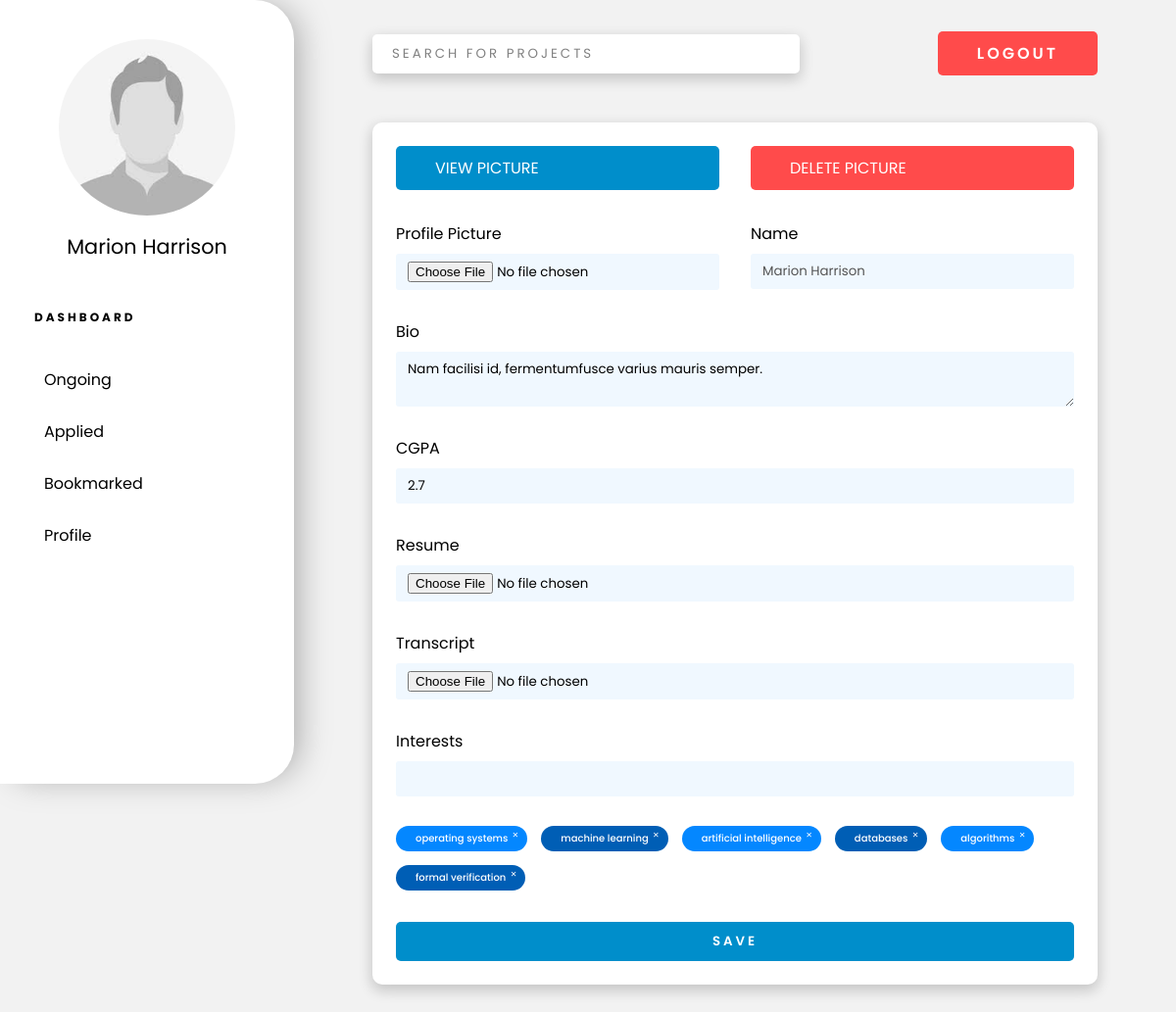
The app's page /students/profile/ (signed in) with its own data.
### portal/models.py (models this page shows, shortened)
class Student(models.Model):
    user = models.ForeignKey(User, verbose_name=_("Auth User"), on_delete=models.CASCADE)
    bio = models.TextField()
    cv = models.FileField(_("Resume"), upload_to= upload_cv,storage=OverwriteStorage(), null=True)
    transcript = models.FileField(_("Transcripts"), upload_to= upload_transcript , storage=OverwriteStorage(), null=True)
    pic = models.FileField(_("Profile Pic"), upload_to=upload_pic, null=True, storage=OverwriteStorage())
    cgpa = models.FloatField(_("CGPA"), validators=[MaxValueValidator(10)], null=True)
    interests = models.ManyToManyField("Interests")

class Interests(models.Model):
    research_field = models.CharField(_("Research Area of Interest"), max_length=50)

### portal/views.py (the view, shortened to what this page needs)
class StudentViewSet(ModelViewSet):
    queryset=Student.objects.all()
    serializer_class=StudentSerializer
    permission_classes=[permissions.IsAuthenticated]
    @action(detail=False,methods=['GET'])
    def profile(self, request):
        user = request.user
        students = user.student_set.all()
        if(len(students) == 1):
            student = students[0]
            serializer = StudentSerializer(student, many=False)
            interest_text = ', '.join([it['research_field'] for it in serializer.data['interests']])
            return render(request, template_name='profile.html', context={'student':serializer.data, 'interest_text': interest_text, 'is_student': isStudent(request.user), 'is_prof' : isProf(request.user)})
        return Response(404)

### portal/views.py (called while the page is built)
def isStudent(user):
    if( not user.is_authenticated):
        return False
    return len(user.student_set.all()) == 1

def isProf(user):
    if( not user.is_authenticated):
        return False
    return len(user.professor_set.all()) == 1

### templates/profile.html (shortened to what this page needs)
{% extends 'dashboard-base.html' %}
{% load static %}
{% block content %}
<div class="profile-container">
    <form id="profile-form" method="PUT" action="/students/{{student.id}}/">
        <div class="inline">
            {% if student.pic is not None %}
            <a href="{{student.pic}}" class="btn">View Picture</a>
            <a href="#" class="btn btn-red" onclick="deleteDoc('pic')"> Delete Picture</a>
            {% endif %}
            <div style="display: flex; flex-direction: column;">
                <label for="picture">Profile Picture</label>
                <input type="file" name="pic" id="picture" onchange="checkJpeg(this)">
            </div>
            <div style="display: flex; flex-direction: column;">
                <label for="name">Name</label>
                <input type="text" name="name" id="name" value="{{student.user.first_name}} {{student.user.last_name}}" disabled>
            </div>
        </div>
        <label for="bio">Bio</label>
        <textarea name="bio" id="bio" cols="30" rows="2">{{student.bio}}</textarea>
        <label for="cgpa">CGPA</label>
        <input type="text" name="cgpa" id="cgpa" value="{{student.cgpa}}">
        <label for="resume">Resume</label>
        <input type="file" name="cv" id="cv" onchange="checkPdf(this)">
        <label for="transcript">Transcript</label>
        <input type="file" name="transcript" id="transcript">
        <label for="interests">Interests</label>
        <div class="int-searchbar">
            <input type="text" name="intDummy" autocomplete="off">
        </div>
        <div class="tag-container">
            {% for interest in student.interests %}
            <div class="tag" onclick="handleTagDelete(this)">{{interest.research_field}}</div>
            {% endfor %}
        </div>
        <button type="submit" class="btn wide-text bold">Save</button>
    </form>
</div>
{% endblock %}

### templates/dashboard-base.html (shortened to what this page needs)
{% load static %}
<!DOCTYPE html>
<html lang="en">
<head>
    <link rel="stylesheet" href="{% static 'portal/css/master.css' %}">
    <link rel="stylesheet" href="{% static 'portal/css/dashboard.css' %}">
</head>
<body>
    <div class="sidebar-wrapper">
        <img src="/uploads/user_{{user.id}}/pic.jpg" onerror="changePic()" alt="Profile-Pciture" class="profile-picture" id="profile-pic">
        <h1 class="name">{{user.first_name}} {{user.last_name}}</h1>
        <h3 class="dashboard-heading wide-text">Dashboard</h3>
        <ul class="dash-nav">
            <a href="/projects">
                <li class="dash-links dash-links">Ongoing</li>
            </a>
            {% if is_student %}
            <a href="{% url 'applied-projects' %}">
                <li class="dash-links">Applied</li>
            </a>
            <a href="{% url 'bookmarked-projects' %}">
                <li class="dash-links">Bookmarked</li>
            </a>
            <a href="{% url 'student-profile' %}">
                <li class="dash-links">Profile</li>
            </a>
            {% endif %}
        </ul>
    </div>
    <div class="dashboard-wrapper">
        <div class="top-nav">
            <input type="text" class="search-bar" placeholder="Search for projects">
            {% if user.is_authenticated %}
            <a href="{% url 'logout' %}" class="btn btn-red wide-text bold" id="logout-btn">Logout</a>
            {% else %}
            <a href="{% url 'login' %}" class="btn btn-red wide-text bold" id="logout-btn">Login</a>
            {% endif %}
        </div>
        <div class="dashboard-content">
            {% block content %}
            {% endblock %}
        </div>
    </div>
</body>
</html>

### static/portal/css/master.css (style rules this page uses)
* { --primary-blue: #008ecb; --primary-red: #ff4b4b; --bg-grey: #f2f2f2; --sec-blue: #0071da; --crimson-red: #da0041; --bright-blue : #0487FF; box-sizing: border-box; padding: 0; margin: 0; font-family: 'Poppins', sans-serif; }
a { text-decoration: none; }
ul { list-style: none; margin-bottom: 0; }
button { outline: none; border: none; }
.wide-text { letter-spacing: 3px; }
.bold { font-weight: 600; }
.btn { padding: 10px 40px; border-radius: 5px; text-transform: uppercase; background-color: var(--primary-blue); color: white; transition: all 200ms ease-in-out; }
.btn-red { background-color: var(--primary-red); }

### static/portal/css/dashboard.css (style rules this page uses)
* { --dash-width: 300px; }
body { background-color: var(--bg-grey); }
.sidebar-wrapper { display: flex; flex-direction: column; position: fixed; left: 0; top: 0; width: var(--dash-width); height: 100vh; background-color: white; padding: 2.5rem 30px; border-radius: 0 40px 40px 0; -webkit-box-shadow: 10px 0px 35px -8px rgba(0, 0, 0, 0.34); -moz-box-shadow: 10px 0px 35px -8px rgba(0, 0, 0, 0.34); box-shadow: 10px 0px 35px -8px rgba(0, 0, 0, 0.34); }
.profile-picture { align-self: center; width: 180px; border-radius: 5000px; }
.name { margin: 1rem 0 3rem; font-size: 1.3rem; align-self: center; font-weight: 400; }
.dashboard-heading { text-transform: uppercase; font-size: 0.75rem; margin-left: 5px; }
.dash-nav { margin: 2rem 0; list-style: none; }
.dash-nav a { color: black; }
.dash-links { margin-bottom: 0.5rem; padding: 10px 15px; border-radius: 5px; font-weight: 400; font-size: 1rem; transition: background-color 50ms ease-in; }
.dashboard-wrapper { padding: 2rem 5rem; margin-left: var(--dash-width); }
.top-nav { display: grid; grid-template-columns: 9fr 1fr; margin-bottom: 3rem; align-items: center; gap: 2rem; }
.search-bar { border-radius: 5px; padding: 10px 20px; outline: none; border: none; width: 80%; min-width: 300px; -webkit-box-shadow: 0px 5px 14px 1px rgba(0, 0, 0, 0.19); -moz-box-shadow: 0px 5px 14px 1px rgba(0, 0, 0, 0.19); box-shadow: 0px 5px 14px 1px rgba(0, 0, 0, 0.19); }
.search-bar::placeholder { color: grey; text-transform: uppercase; letter-spacing: 3px; }
.profile-container { padding: 24px; margin: 3rem 0; -webkit-box-shadow: 0px 5px 14px 1px rgba(0, 0, 0, 0.19); -moz-box-shadow: 0px 5px 14px 1px rgba(0, 0, 0, 0.19); box-shadow: 0px 5px 14px 1px rgba(0, 0, 0, 0.19); background-color: white; border-radius: 10px; }
.inline { display: grid; gap: 2rem; grid-template-columns: 1fr 1fr; }
.profile-container form { display: flex; flex-direction: column; }
.profile-container textarea, .profile-container input { margin: 8px 0 30px; border: none; outline: none; border-radius: 3px; width: 100%; background-color: aliceblue; padding: 8px 12px; }
.profile-container form button { margin-top: 1rem; }
.tag-container { margin: 0 0 1rem; display: flex; align-items: center; flex-wrap: wrap; gap: 14px; }
.tag-container .tag { position: relative; border-radius: 500px; background-color: #0487ff; padding: 5px 20px; font-size: 10px; color: white; font-weight: 500; }
.tag-container .tag::after { position: absolute; top: 2px; right: 4px; content: '\2715'; color: white; font-size: 8px; border-radius: 2px; transition: all 200ms ease-in-out; padding: 2px 5px; }
.tag-container .tag:nth-of-type(2n) { background-color: #005EB5; }
.int-searchbar { position: relative; }

### records on screen
Student: bio "Nam facilisi id, fermentumfusce varius mauris semper.", cgpa "2.7"
Interests: research_field "operating systems"
Interests: research_field "machine learning"
Interests: research_field "artificial intelligence"
Interests: research_field "databases"
Interests: research_field "algorithms"
Interests: research_field "formal verification"

### other values on screen
{{ user.first_name }} "Marion"
{{ user.last_name }} "Harrison"
